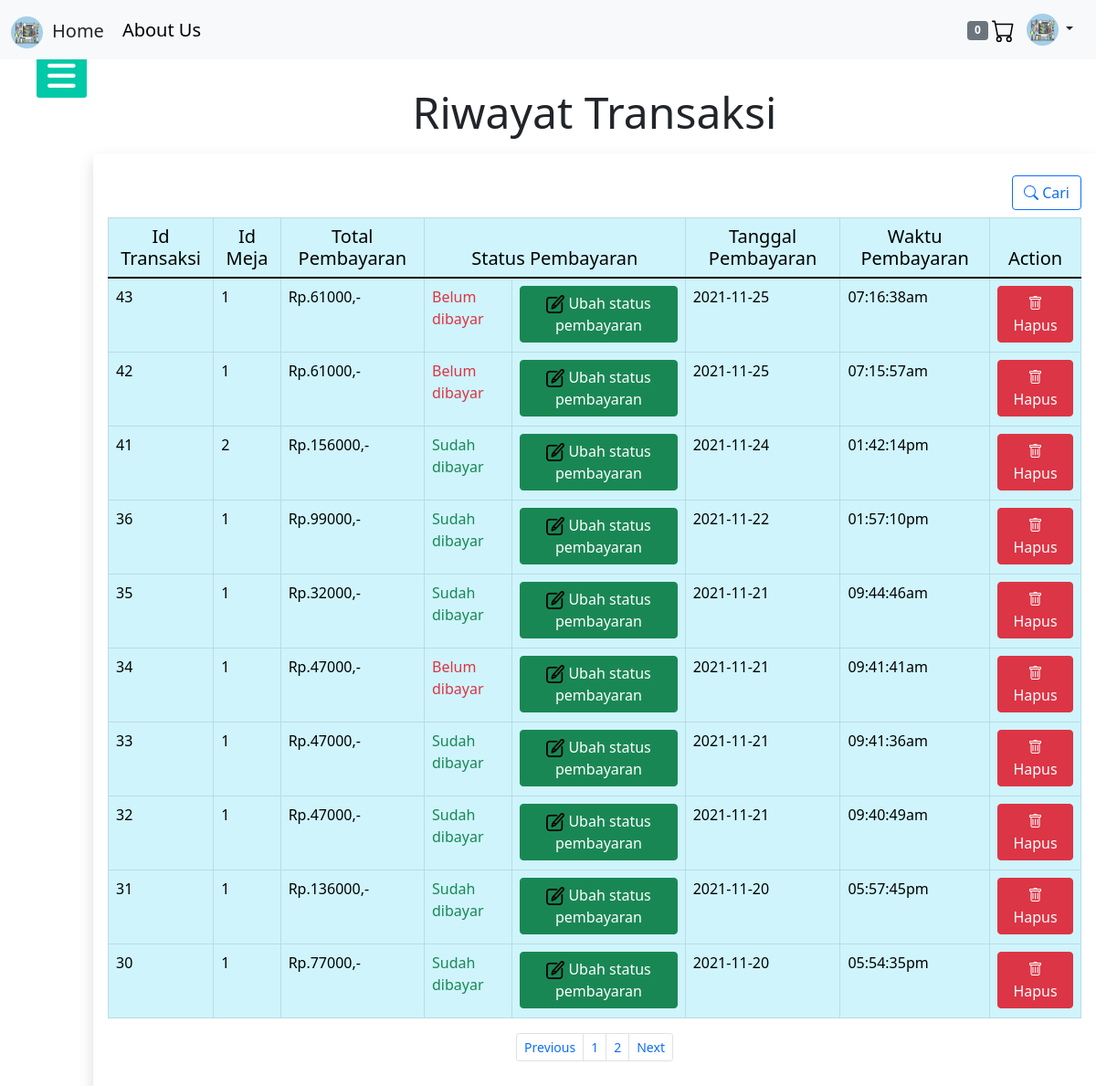
Screenshot of /daftarriwayattrnsks.php (signed in) with the database file from the repository.
### tables this page shows
CREATE TABLE `riwayat_pembelian` (
  `id_transaksi` int(11) NOT NULL,
  `id_meja` int(11) NOT NULL,
  `total_pembayaran` int(10) NOT NULL,
  `status_bayar` int(1) NOT NULL,
  `tanggal_pembayaran` date NOT NULL,
  `waktu_pembayaran` varchar(20) NOT NULL
);

### functiondaftartrnsks.php (the view)
<?php   require_once("includes/koneksi.php"); require_once("includes/logincheck.php");require_once("includes/admincheck.php"); ?>
<table class="table table-bordered table-info">
  <thead class="h5">
    <tr style="text-align:center">
      <td>Id Transaksi</td>
      <td>Id Meja</td>
      <td>Total Pembayaran</td>
      <td colspan="2">Status Pembayaran</td>
      <td>Tanggal Pembayaran</td>
      <td>Waktu Pembayaran</td>
      <td>Action</td>
    </tr>
  </thead>
  <tbody id="search_result">
    <?php
        $perHalaman = 10;
        $halaman = isset($_GET['halaman']) ? (int)$_GET['halaman']  : 1;
        $halamanAwal = ($halaman>1) ? ($halaman * $perHalaman) - $perHalaman : 0;
        $prev = $halaman - 1;
        $next = $halaman + 1;
        $riwayat = mysqli_query($koneksi,"SELECT * FROM riwayat_pembelian");
        $jumlahriwayat = mysqli_num_rows($riwayat);
        $totalHalaman = ceil($jumlahriwayat / $perHalaman);
        $riwayats = mysqli_query($koneksi,"SELECT * FROM riwayat_pembelian ORDER BY id_transaksi DESC LIMIT $halamanAwal, $perHalaman");
        while($d = mysqli_fetch_assoc($riwayats)){
     ?>
    <tr>
      <td><?php echo $d['id_transaksi'] ?></td>
      <td><?php echo $d['id_meja'] ?></td>
      <td>Rp.<?php echo $d['total_pembayaran'];?>,-</td>
      <td>
        <?php
        if ($d['status_bayar']==1){
          echo "<p class='text-success'>Sudah dibayar</p>";
        }elseif($d['status_bayar']==0){
          echo "<p class='text-danger'>Belum dibayar</p>";
        };
        ?>
      </td>
      <td>
          <button name="gantistatus" type="button" class="btn btn-success" data-bs-toggle="modal" data-bs-target="#gantistatus" data-bs-whatever="<?php echo $d['id_transaksi'];?>" statusbayar="<?php echo $d['status_bayar']?>"><img src="img/edit-icon.png" style="height:20px; width:20px;"> Ubah status pembayaran</button>
      </td>
      <td><?php echo $d['tanggal_pembayaran'];?></td>
      <td><?php echo $d['waktu_pembayaran'];?></td>
      <td>
        <button name="hapustransaksi" type="button" class="btn btn-danger" data-bs-toggle="modal" data-bs-target="#hapustransaksi" data-bs-hapus="<?php echo $d['id_transaksi'];?>"><i class="bi bi-trash"></i> Hapus</button>
      </td>
    </tr>
  <?php  } ?>
  </tbody>
</table>
<ul class="pagination pagination-sm justify-content-center">
  <li class="page-item">
    <a class="page-link" <?php if($halaman > 1){echo "href = '?halaman=$prev'";} ?>>Previous</a>
  </li>
  <?php
  for($x = 1;$x<=$totalHalaman;$x++){ ?>
        <li class="page-item">
          <a class="page-link" href="?halaman=<?php echo $x ?>"><?php echo $x; ?></a>
          </li>
    <?php
    } ?>
    <li class="page-item">
      <a class="page-link" <?php if($halaman < $totalHalaman){ echo "href='?halaman=$next'";}?>>Next</a>
    </li>
</ul>

### css/style.css (style rules this page uses)
html, body { margin: 0; padding: 0; }
body { margin: 0; padding: 0; font-family: Arial, Helvetica, sans-serif; background-color: darkgrey; line-height: 1.5; padding-bottom: 500px; }

### css/sidebar.css (style rules this page uses)
body { font-family: 'roboto',sans-serif; }
* { margin: 0; padding: 0; list-style: none; text-decoration: none; }

### rows the page displays
riwayat_pembelian: id_transaksi "43", id_meja "1", total_pembayaran "61000", status_bayar "Belum dibayar", tanggal_pembayaran "2021-11-25", waktu_pembayaran "07:16:38am"
riwayat_pembelian: id_transaksi "42", id_meja "1", total_pembayaran "61000", status_bayar "Belum dibayar", tanggal_pembayaran "2021-11-25", waktu_pembayaran "07:15:57am"
riwayat_pembelian: id_transaksi "41", id_meja "2", total_pembayaran "156000", status_bayar "Sudah dibayar", tanggal_pembayaran "2021-11-24", waktu_pembayaran "01:42:14pm"
riwayat_pembelian: id_transaksi "36", id_meja "1", total_pembayaran "99000", status_bayar "Sudah dibayar", tanggal_pembayaran "2021-11-22", waktu_pembayaran "01:57:10pm"
riwayat_pembelian: id_transaksi "35", id_meja "1", total_pembayaran "32000", status_bayar "Sudah dibayar", tanggal_pembayaran "2021-11-21", waktu_pembayaran "09:44:46am"
riwayat_pembelian: id_transaksi "34", id_meja "1", total_pembayaran "47000", status_bayar "Belum dibayar", tanggal_pembayaran "2021-11-21", waktu_pembayaran "09:41:41am"
riwayat_pembelian: id_transaksi "33", id_meja "1", total_pembayaran "47000", status_bayar "Sudah dibayar", tanggal_pembayaran "2021-11-21", waktu_pembayaran "09:41:36am"
riwayat_pembelian: id_transaksi "32", id_meja "1", total_pembayaran "47000", status_bayar "Sudah dibayar", tanggal_pembayaran "2021-11-21", waktu_pembayaran "09:40:49am"
riwayat_pembelian: id_transaksi "31", id_meja "1", total_pembayaran "136000", status_bayar "Sudah dibayar", tanggal_pembayaran "2021-11-20", waktu_pembayaran "05:57:45pm"
riwayat_pembelian: id_transaksi "30", id_meja "1", total_pembayaran "77000", status_bayar "Sudah dibayar", tanggal_pembayaran "2021-11-20", waktu_pembayaran "05:54:35pm"
